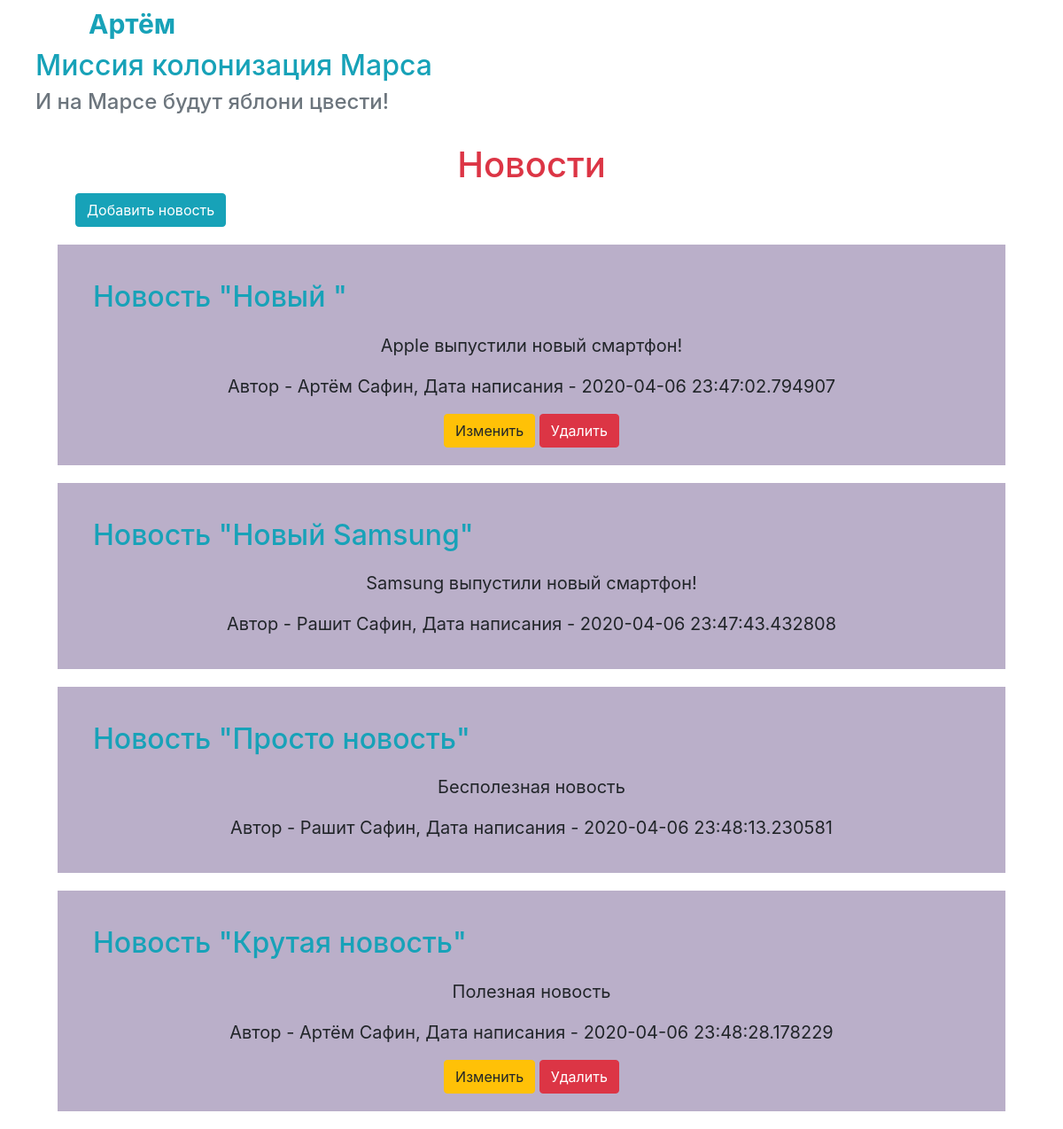
The page / (signed in) on the database its author committed.
### data/users.py (models this page shows, shortened)
class User(SqlAlchemyBase, UserMixin):
    __tablename__ = 'users'
    id = sqlalchemy.Column(sqlalchemy.Integer, primary_key=True, autoincrement=True)
    surname = sqlalchemy.Column(sqlalchemy.String)
    name = sqlalchemy.Column(sqlalchemy.String)
    age = sqlalchemy.Column(sqlalchemy.Integer)
    news = orm.relation("News", back_populates="user")
    position = sqlalchemy.Column(sqlalchemy.String)
    speciality = sqlalchemy.Column(sqlalchemy.String)
    address = sqlalchemy.Column(sqlalchemy.String)
    email = sqlalchemy.Column(sqlalchemy.String, unique=True)
    hashed_password = sqlalchemy.Column(sqlalchemy.String)
    modified_date = sqlalchemy.Column(sqlalchemy.DateTime)

### data/news.py (models this page shows)
class News(SqlAlchemyBase):
    __tablename__ = 'news'
    id = sqlalchemy.Column(sqlalchemy.Integer, primary_key=True, autoincrement=True)
    title = sqlalchemy.Column(sqlalchemy.String, nullable=True)
    content = sqlalchemy.Column(sqlalchemy.String, nullable=True)
    created_date = sqlalchemy.Column(sqlalchemy.DateTime, default=datetime.datetime.now())
    is_private = sqlalchemy.Column(sqlalchemy.Boolean, default=False)
    user_id = sqlalchemy.Column(sqlalchemy.Integer, sqlalchemy.ForeignKey("users.id"))
    user = orm.relation("User")

### main.py (the view)
@app.route('/')
def news_journal():
    db_session = create_session()
    if current_user.is_authenticated:
        news = db_session.query(News).filter(
            (News.user == current_user) | (News.is_private != True))
    else:
        news = db_session.query(News).filter(News.is_private != True)
    return render_template('news_journal.html', title='Новости', news=news)

### data/db_session.py (called while the page is built)
def create_session() -> Session:
    global __factory
    return __factory()

### main.py (called while the page is built)
@login_manager.user_loader
def load_user(user_id):
    db_session = create_session()
    return db_session.query(User).get(user_id)

### templates/news_journal.html
{% extends "base.html" %}
{% block content %}
    <h1 class="text-center text-danger">Новости</h1>
    {% if current_user.is_authenticated %}
        <a href="add_news" class="btn btn-info margin_20px_left">Добавить новость</a>
    {% endif %}
    {% for item in news %}
        <div class="text-center margin_20px padding_20px purple-bg">
            <h2 class="text-left text-info margin_20px">Новость "{{ item.title }}"</h2>
            <p class="font_20px">{{ item.content }}</p>
            <p class="font_20px">Автор - {{ item.user.name + ' ' + item.user.surname }}, Дата написания - {{ item.created_date }}</p>
        {% if current_user.is_authenticated and current_user == item.user %}
            <div>
                <a href="/edit_news/{{ item.id }}" class="btn btn-warning">Изменить</a>
                <a href="/news_delete/{{ item.id }}" class="btn btn-danger">Удалить</a>
            </div>
        {% endif %}
        </div>
    {% endfor %}
{% endblock %}

### templates/base.html (shortened to what this page needs)
<!DOCTYPE html>
<html lang="en">
<head>
    <link rel="stylesheet"
          href="https://stackpath.bootstrapcdn.com/bootstrap/4.4.1/css/bootstrap.min.css"
>
    <link rel="stylesheet" type="text/css" href="../static/css/style.css" >
</head>
<body>
    <nav>
        {% if current_user.is_authenticated %}
            <a class="navbar-brand text-info margin_100px_left bigger" href="/logout"> {{ current_user.name }} </a>
        {% else %}
            <a class="btn btn-primary margin_20px margin_100px_left" href="/register">Зарегистрироваться</a>
            <a class="btn btn-primary margin_20px" href="/login">Войти</a>
        {% endif %}
    </nav>
    <h2 class="text-info margin_20px_left">Миссия колонизация Марса</h2>
    <h4 class="text-muted margin_20px_left">И на Марсе будут яблони цвести!</h4>
    <br>
    <main role="main" class="container">
        {% block content %}{% endblock %}
    </main>
</body>
</html>

### static/css/style.css (style rules this page uses)
.margin_20px_left { margin-left: 40px; }
.margin_20px { margin: 20px; }
.padding_20px { padding: 20px; }
.margin_100px_left { margin-left: 100px; }
.bigger { font-weight: bold; font-size: 30px; }
.purple-bg { background-color: #baafc9; }
.font_20px { font-size: 20px; }

### rows shown on the page
User: name "Артём"
News: title "Новый", content "Apple выпустили новый смартфон!", user "Артём Сафин", created_date "2020-04-06 23:47:02.794907"
News: title "Новый Samsung", content "Samsung выпустили новый смартфон!", user "Рашит Сафин", created_date "2020-04-06 23:47:43.432808"
News: title "Просто новость", content "Бесполезная новость", user "Рашит Сафин", created_date "2020-04-06 23:48:13.230581"
News: title "Крутая новость", content "Полезная новость", user "Артём Сафин", created_date "2020-04-06 23:48:28.178229"
